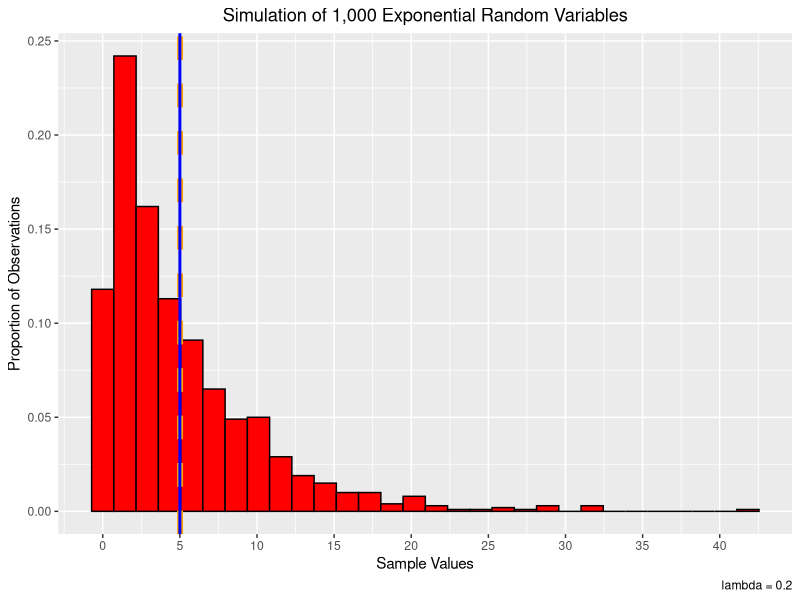
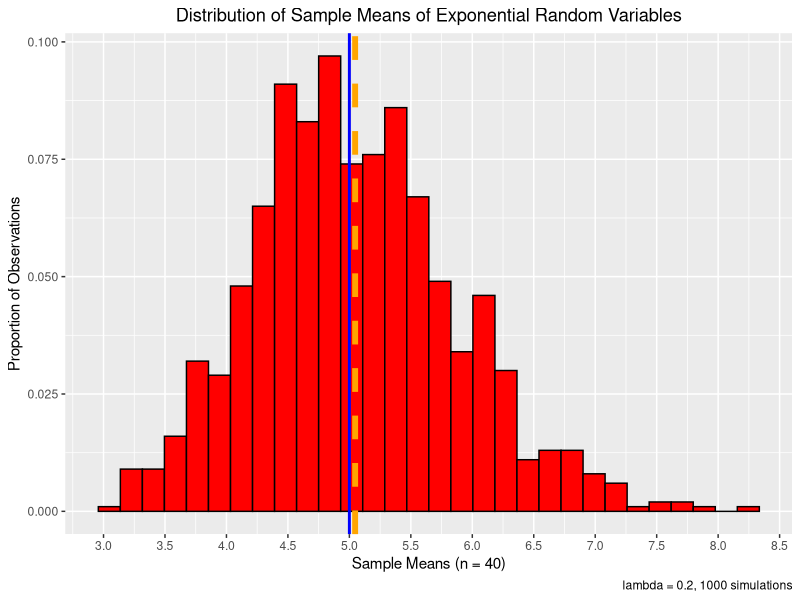
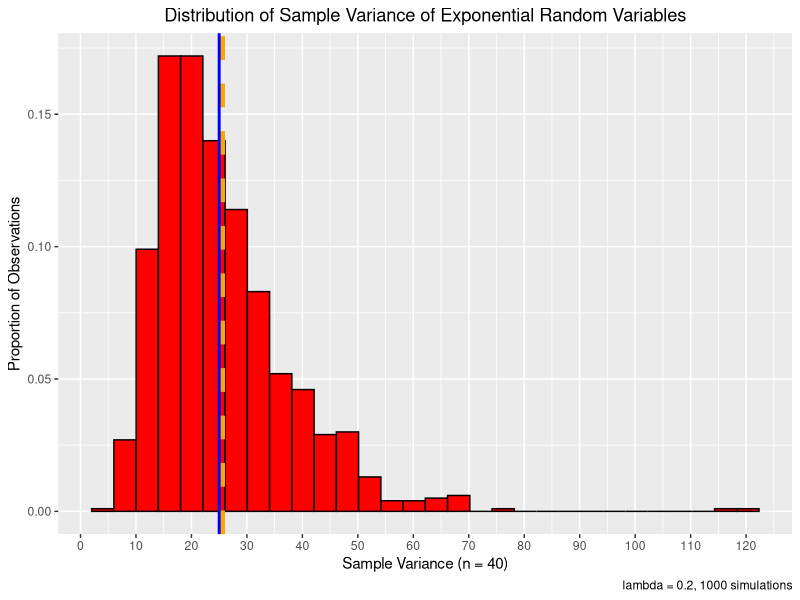
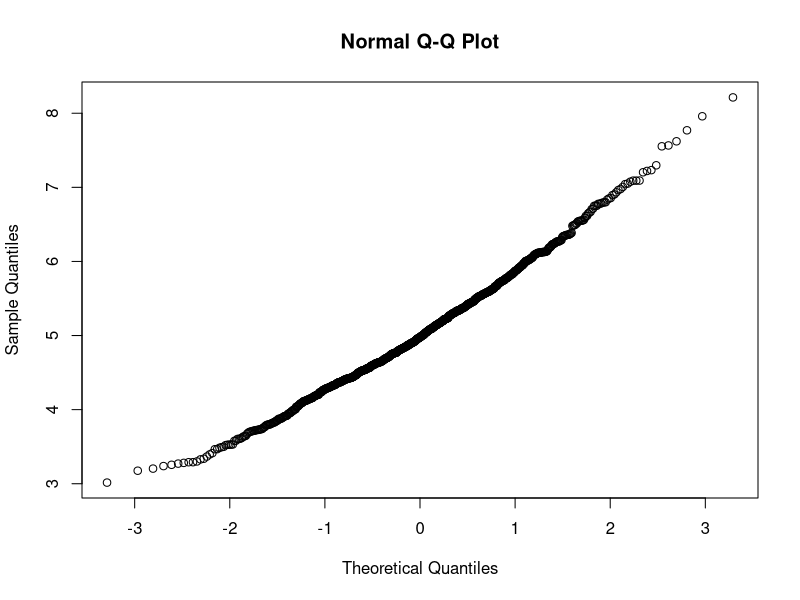

Write R code to recreate these figures, in order.
## ---- chunk 1
install.packages('ggplot2', repos = 'https://cran.r-project.org/')
library(ggplot2)
## ---- chunk 2
set.seed(5) # set seed for reproducibility
lambda <- 0.2 # set rate parameter
sim_size <- 40 # sample size 
num_sims <- 1000 # number of simulations
sims_1000 <- rexp(num_sims, rate = lambda) # 1000 iid sims
sims <- rexp(num_sims*sim_size, rate = lambda) # simulate sampling distr vals
sims_1000_mean <- mean(sims_1000) # sample mean of iid variables
sims_1000_sd <- sd(sims_1000) # sample sd of iid variables
exp_samp <- ggplot(data.frame(vals = sims_1000), aes(x = vals))
exp_sim_plot <- exp_samp + 
           geom_histogram(aes(y = after_stat(count)/sum(after_stat(count))),
                  color = 'black', fill = 'red') +
           geom_vline(xintercept = mean(sims_1000), color = 'orange', 
                  linetype = 'dashed', linewidth = 2) + 
           geom_vline(xintercept = 1/lambda, color = 'blue', linewidth = 1) + 
           xlab('Sample Values') +
           ylab('Proportion of Observations') +
           ggtitle('Simulation of 1,000 Exponential Random Variables') +
           scale_x_continuous(breaks = seq(0,75, by = 5)) +
           theme(plot.title = element_text(hjust = 0.5) ) +
           labs(caption = 'lambda = 0.2') 
## ---- chunk 3
exp_sim_plot
## ---- chunk 4
exp_sims <- matrix(sims, nrow = num_sims, ncol = sim_size) # create matrix
sample_means <- apply(exp_sims, MARGIN = 1, FUN = mean) # form sampling distr
samp_distr_mean <- mean(sample_means) #  mean of sampling distr
samp_distr_sd <- sd(sample_means) # standard error of sampling distr
## ---- chunk 5
exp_means <- data.frame(samp_means = sample_means) # create dataframe of simulated sample means

exp_samp_means <- ggplot(exp_means, aes(x = samp_means)) # create plot object

samp_mean_plot <- exp_samp_means + 
                 geom_histogram(aes(y = after_stat(count)/sum(after_stat(count))),
                          color = 'black',fill = 'red') +
                 geom_vline(xintercept = samp_distr_mean, color ='orange',
                          linetype = 'dashed', linewidth = 2) + # dashed line at sample mean
                 geom_vline(xintercept =1/lambda, color = 'blue',linewidth = 1 ) + # solid line at population mean
                 xlab('Sample Means (n = 40)') +
                 ylab('Proportion of Observations') +
                 ggtitle('Distribution of Sample Means of Exponential Random Variables') +
                 scale_x_continuous(breaks = seq(0,9, by = 0.5)) +
                 theme(plot.title = element_text(hjust = 0.5)) +
                 labs(caption = 'lambda = 0.2, 1000 simulations')
## ---- chunk 6
samp_mean_plot
## ---- chunk 7
sample_vars <- apply(exp_sims, MARGIN = 1, FUN = var) # variance of each sample
mean_sample_var <- mean(sample_vars) # mean of sample variances
exp_vars <- data.frame (samp_vars = sample_vars)
exp_samp_vars <- ggplot(exp_vars, aes(x = samp_vars))
samp_var_plot <- exp_samp_vars + 
                geom_histogram(aes(y=after_stat(count)/sum(after_stat(count))),
                           color = 'black', fill = 'red') +
                geom_vline(xintercept = mean_sample_var, color ='orange',
                           linetype = 'dashed', linewidth = 2) + #vertical line through mean sample variance
                geom_vline(xintercept = (1/lambda)^2, color = 'blue', linewidth = 1 ) + # line through pop variance
                xlab('Sample Variance (n = 40)') +
                ylab('Proportion of Observations') +
                ggtitle('Distribution of Sample Variance of Exponential Random Variables') +
                scale_x_continuous(breaks = seq(0,130, by = 10)) +
                theme(plot.title = element_text(hjust = 0.5)) +
                labs(caption = 'lambda = 0.2, 1000 simulations')
## ---- chunk 8
samp_var_plot
## ---- chunk 9
sample_vars <- apply(exp_sims, MARGIN = 1, FUN = var) # variance of each sample
mean_sample_var <- mean(sample_vars) # mean of sample variances
exp_vars <- data.frame (samp_vars = sample_vars)
exp_samp_vars <- ggplot(exp_vars, aes(x = samp_vars))
samp_var_plot <- exp_samp_vars + 
                geom_histogram(aes(y=after_stat(count)/sum(after_stat(count))),
                           color = 'black', fill = 'red') +
                geom_vline(xintercept = mean_sample_var, color ='orange',
                           linetype = 'dashed', 
                           linewidth = 2) + #vertical line through mean sample variance
                geom_vline(xintercept = (1/lambda)^2, 
                           color = 'blue', linewidth = 1 ) + # line through pop variance
                xlab('Sample Variance (n = 40)') +
                ylab('Proportion of Observations') +
                ggtitle('Distribution of Sample Variance of Exponential Random Variables') +
                scale_x_continuous(breaks = seq(0,130, by = 10)) +
                theme(plot.title = element_text(hjust = 0.5)) +
                labs(caption = 'lambda = 0.2, 1000 simulations')
## ---- chunk 10
qqnorm(sample_means) ## qq norm plot to check normality
